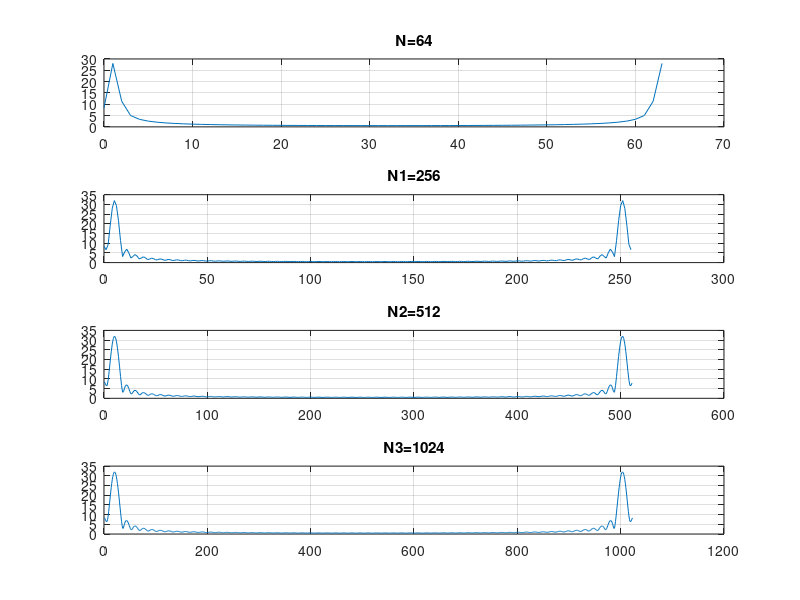

This figure's MATLAB source:
clear ; close all ; clc ; 

N=64;
n=0:N-1;
x = cos(0.04*pi*n);
X=fft(x);
figure('Name','Magnitude spectrums');
subplot(411);plot(n,abs(X));title('N=64');grid on;

N1=256;
n1=0:N1-1;
x1 = [x,zeros(1,N1-N)];
X1=fft(x1);
subplot(412);plot(n1,abs(X1));title('N1=256');grid on;

N2=512;
n2=0:N2-1;
x2 = [x,zeros(1,N2-N)];
X2=fft(x2);
subplot(413);plot(n2,abs(X2));title('N2=512');grid on;

N3=1024;
n3=0:N3-1;
x3 = [x,zeros(1,N3-N)];
X3=fft(x3);
subplot(414);plot(n3,abs(X3));title('N3=1024');grid on;


